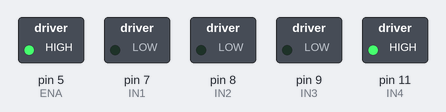
The sketch below on a simulated Arduino Uno, built with avr-gcc and run on an emulated ATmega328P. Shown: switched loads named in the sketch (green lamp = pin HIGH).

Above: at 0.1 s.
At 5.1 s:
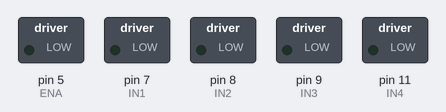
At 9.1 s:
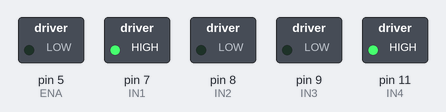
At 18.1 s:
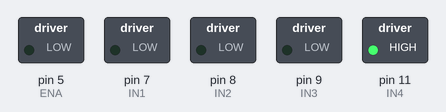
At 28.1 s:
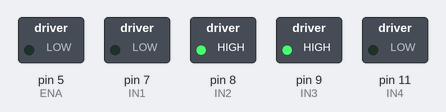
At 37.1 s:
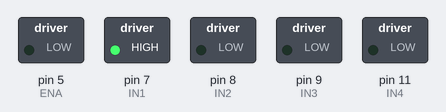
Timing chart, 0 to 40.0 s (numbered marks = the images above):
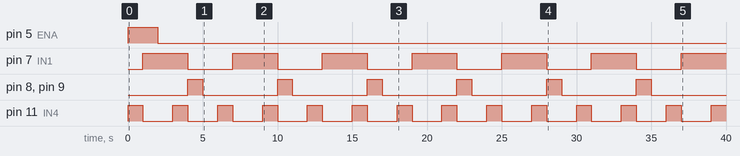

Measured:
- by itself, pin 5 (ENA): HIGH → LOW at 2.0 s
- by itself, pin 7 (IN1): alternates HIGH for 3.0 s and LOW for 3.0 s
- by itself, pin 8 (IN2), pin 9 (IN3): alternates HIGH for 1.0 s and LOW for 5.0 s
- by itself, pin 11 (IN4): alternates HIGH for 1.0 s and LOW for 2.0 s

The sketch:

basic.ino
```cpp
// IN1/IN2 represent the directionality of the left motors
// while IN3/IN4 are for right side.


// Define the IO pins
#define ENA 5
#define ENB 6
#define IN1 7
#define IN2 8
#define IN3 9
#define IN4 11

void setup() {
  pinMode(IN1, OUTPUT);
  pinMode(IN2, OUTPUT); // We need to set the IO pins to output mode
  pinMode(IN3, OUTPUT);
  pinMode(IN4, OUTPUT);
  pinMode(ENA, OUTPUT);
  digitalWrite(ENA, HIGH); // Enable the left motors
  digitalWrite(ENB, HIGH);
}


void left() {
  digitalWrite(IN1, LOW); // Left motor stopped
  digitalWrite(IN2, LOW);
  digitalWrite(IN3, LOW); // Right motor forward
  digitalWrite(IN4, HIGH);
}

void right () {
  digitalWrite(IN1, HIGH); // Left motor forward
  digitalWrite(IN2, LOW);
  digitalWrite(IN3, LOW); // Right motor stopped
  digitalWrite(IN4, LOW);
}

void forward() {
  digitalWrite(IN1, HIGH); // Left motor forward
  digitalWrite(IN2, LOW);
  digitalWrite(IN3, LOW); // Right motor forward
  digitalWrite(IN4, HIGH);
}

void backward() {
  digitalWrite(IN1, LOW); // Left motor backwards
  digitalWrite(IN2, HIGH);
  digitalWrite(IN3, HIGH); // Right motor backwards
  digitalWrite(IN4, LOW);
}

void stop() {
  digitalWrite(IN1, LOW); // All motors stopped
  digitalWrite(IN2, LOW);
  digitalWrite(IN3, LOW);
  digitalWrite(IN4, LOW);
}

void fast(){
  digitalWrite(ENA, HIGH);
  digitalWrite(ENB, HIGH);
}

void brake(){
  digitalWrite(ENA, LOW);
  digitalWrite(ENA, LOW);
}

void loop() {
  left();
  delay(1000);
  right();
  delay(1000);
  brake();
  delay(1000);
  forward();
  delay(1000);
  backward();
  delay(1000);
  stop();
  delay(1000);
}
```
